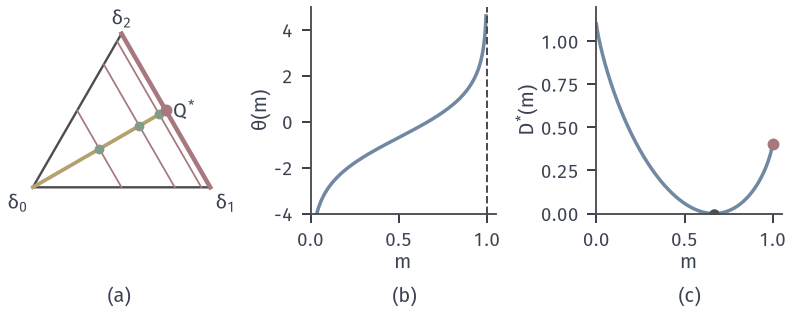

Recreate this plot in Python.
"""Boundary moment. P uniform on {0,1,2}, T(x)=1{x>=1}, feasible moments [0,1].
For 0<m<1: Q*=(1-m, m/2, m/2), theta(m)=ln(m/(2(1-m))), D*(m)=(1-m)ln(3(1-m))+m ln(3m/2).
m=1: face {1,2}, Q*=(0,1/2,1/2), D*=ln(3/2), no finite theta.
(a) simplex: tilt family (yellow segment from delta_0 to (0,1/2,1/2)), constraint lines q1+q2=m for m=0.5,0.8,0.95 (thin red),
    optimal points (green), face q0=0 (thick red) with Q* (red point).
(b) theta(m) (blue) diverging as m->1.  (c) D*(m) (blue), continuous up to ln(3/2) (red point)."""
from pathlib import Path
import sys
HERE = Path(__file__).resolve().parent
sys.path.insert(0, str(HERE.parent/"dsel-common"))
from common import *

fig, (a, b, c) = figure(width_mm=112, height_mm=44, ncols=3, gridspec_kw={'width_ratios': [1.15, 1, 1]})
simplex_axes(a)
fam = np.array([[1-mm, mm/2, mm/2] for mm in np.linspace(0, 1, 50)]); fx, fy = simplex_xy(fam)
a.plot(fx, fy, color=YELLOW, lw=1.5)
for mm in (0.5, 0.8, 0.95):
    L = np.array([[1-mm, mm, 0], [1-mm, 0, mm]]); lx, ly = simplex_xy(L)
    a.plot(lx, ly, color=RED, lw=0.7)
    gx, gy = simplex_xy(np.array([1-mm, mm/2, mm/2])); a.scatter([gx], [gy], s=10, color=GREEN, zorder=5)
E = np.array([[0, 1, 0], [0, 0, 1]]); ex, ey = simplex_xy(E)
a.plot(ex, ey, color=RED, lw=1.8)
sx, sy = simplex_xy(np.array([0, .5, .5])); a.scatter([sx], [sy], s=16, color=RED, zorder=6)
a.text(sx+0.04, sy, r'$Q^{*}$', va='center', ha='left')
m = np.linspace(0.01, 0.995, 400)
b.plot(m, np.log(m/(2*(1-m))), color=BLUE, lw=1.4)
b.axvline(1, color=STROKE, lw=0.8, ls='--')
b.set_xlim(0, 1.05); b.set_ylim(-4, 5)
b.set_xlabel(r'$m$', labelpad=1); b.set_ylabel(r'$\theta(m)$', labelpad=1)
mm = np.linspace(1e-6, 1-1e-9, 400)
D = (1-mm)*np.log(3*(1-mm))+mm*np.log(1.5*mm)
c.plot(mm, D, color=BLUE, lw=1.4)
c.scatter([1], [math.log(1.5)], s=16, color=RED, zorder=5)
c.scatter([2/3], [0], s=12, color=STROKE, zorder=5)
c.set_xlim(0, 1.05); c.set_ylim(0, 1.2)
c.set_xlabel(r'$m$', labelpad=1); c.set_ylabel(r'$D^{*}(m)$', labelpad=1)
fig.get_layout_engine().set(rect=(0, 0.1, 1, 0.9))
fig.canvas.draw()
for ax_, t_ in ((a, '(a)'), (b, '(b)'), (c, '(c)')):
    bb = ax_.get_position(); fig.text((bb.x0+bb.x1)/2, 0.015, t_, ha='center', va='bottom')
save(fig, HERE, 'figure', {'D_at_1': math.log(1.5), 'D_at_0': math.log(3), 'theta_0.9': math.log(0.9/0.2), 'theta_0.99': math.log(0.99/0.02)})
